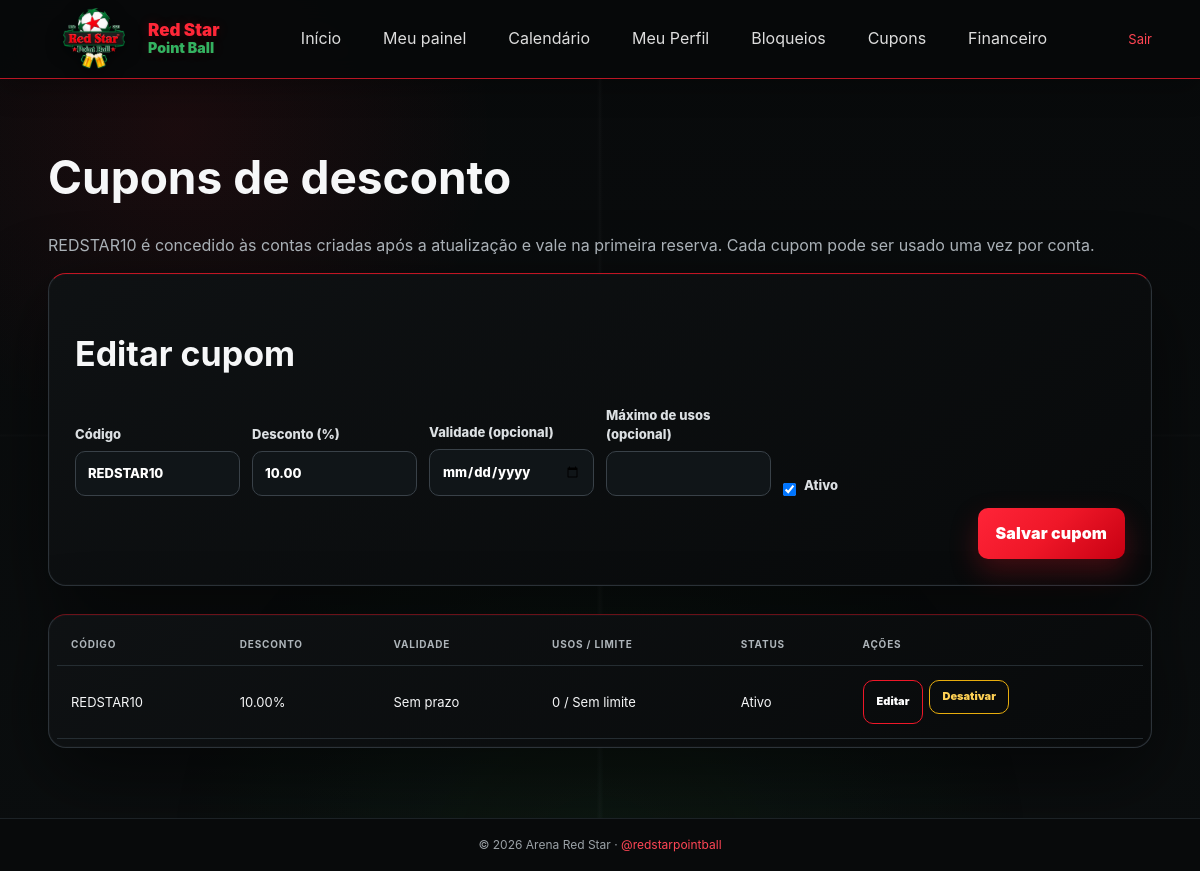
The app's page /cupons.php?editar=1 (signed in) with its own data.
### tables this page shows
CREATE TABLE IF NOT EXISTS cupons (
 id INT UNSIGNED AUTO_INCREMENT PRIMARY KEY,
 codigo VARCHAR(30) NOT NULL UNIQUE,
 porcentagem DECIMAL(5,2) NOT NULL,
 validade DATE NULL,
 max_usos INT UNSIGNED NULL,
 ativo TINYINT UNSIGNED NOT NULL DEFAULT 1,
 criado_em DATETIME DEFAULT CURRENT_TIMESTAMP,
 CHECK(porcentagem>0 AND porcentagem<=100)
);

### cupons.php (the view, shortened to what this page needs)
<?php
require_once 'app.php';auth(true);
$edit=query('SELECT * FROM cupons WHERE id=?',[(int)($_GET['editar']??0)])->fetch()?:[];$rows=query('SELECT c.*,(SELECT COUNT(*) FROM usos_cupons u WHERE u.cupom_id=c.id) usos FROM cupons c ORDER BY c.id DESC')->fetchAll();pageStart('Cupons'); ?>
<h1>Cupons de desconto</h1><p class="muted">REDSTAR10 é concedido às contas criadas após a atualização e vale na primeira reserva. Cada cupom pode ser usado uma vez por conta.</p><section class="admin-form-card"><h2><?=$edit?'Editar cupom':'Criar cupom'?></h2><form method="post" class="admin-form-grid"><?php csrfField();?><input type="hidden" name="id" value="<?=(int)($edit['id']??0)?>"><label>Código<input name="codigo" maxlength="30" value="<?=e($edit['codigo']??'')?>" required></label><label>Desconto (%)<input type="number" name="porcentagem" min="0.01" max="100" step="0.01" value="<?=e($edit['porcentagem']??'')?>" required></label><label>Validade (opcional)<input type="date" name="validade" value="<?=e($edit['validade']??'')?>"></label><label>Máximo de usos (opcional)<input type="number" min="1" max="2147483647" name="max_usos" value="<?=e($edit['max_usos']??'')?>"></label><label class="check-line"><input type="checkbox" name="ativo" <?=($edit['ativo']??1)?'checked':''?>> Ativo</label><button class="primary-btn">Salvar cupom</button></form></section>
<div class="table-card table-scroll"><table><thead><tr><th>Código</th><th>Desconto</th><th>Validade</th><th>Usos / limite</th><th>Status</th><th>Ações</th></tr></thead><tbody><?php foreach($rows as $r):?><tr><td><?=e($r['codigo'])?></td><td><?=e($r['porcentagem'])?>%</td><td><?=$r['validade']?date('d/m/Y',strtotime($r['validade'])):'Sem prazo'?></td><td><?=(int)$r['usos']?> / <?=e($r['max_usos']??'Sem limite')?></td><td><?=$r['ativo']?'Ativo':'Desativado'?></td><td><div class="action-set"><a class="outline-btn small" href="?editar=<?=(int)$r['id']?>">Editar</a><form method="post"><?php csrfField();?><input type="hidden" name="id" value="<?=(int)$r['id']?>"><button class="warning-outline small" name="acao" value="alternar"><?=$r['ativo']?'Desativar':'Ativar'?></button></form></div></td></tr><?php endforeach;?></tbody></table></div>

### style.css (style rules this page uses)
:root { --red:#ef1728;--red2:#b70716;--black:#060708;--panel:#0d1012;--panel2:#121619;--line:#283037;--text:#f6f7f8;--muted:#aab1b7;--green:#12b95a;--yellow:#f1b718;--radius:18px;--shadow:0 24px 70px rgba(0,0,0,.45) }
* { box-sizing:border-box }
html { scroll-behavior:smooth }
body { margin:0;font-family:Inter,Segoe UI,Arial,sans-serif;background:#080a0b;color:var(--text);line-height:1.45 }
a { color:inherit;text-decoration:none }
button,input,select { font:inherit }
button { cursor:pointer }
.muted { color:var(--muted) }
.auth-panel,.booking-card,.admin-form-card,.table-card { background:linear-gradient(145deg,rgba(15,18,20,.96),rgba(8,10,11,.98));border:1px solid #2c3339;border-top-color:rgba(239,23,40,.8);border-radius:var(--radius);box-shadow:var(--shadow) }
.form-stack label,.booking-grid label,.admin-form-grid label { font-size:13px;font-weight:800;color:#dce0e3 }
.form-stack input,.booking-grid input,.admin-form-grid input,.admin-form-grid select { width:100%;padding:13px;border-radius:10px;border:1px solid #394148;background:#101518;color:white;outline:none;margin-top:7px }
.check-line { display:flex;align-items:center;gap:8px }
.check-line input { width:auto;margin:0 }
.primary-btn,.outline-btn,.danger-outline,.success-outline,.warning-outline { border-radius:10px;font-weight:900;transition:.22s }
.primary-btn { border:0;background:linear-gradient(135deg,#ff2034,#d80719);color:white;padding:14px 18px;box-shadow:0 12px 28px rgba(239,23,40,.25) }
.outline-btn { display:block;text-align:center;border:1px solid var(--red);padding:13px;color:white }
.dashboard-page { background:radial-gradient(circle at 15% 15%,rgba(239,23,40,.08),transparent 25%),linear-gradient(#080a0b,#0b0e0f);min-height:100vh }
.table-card { padding:8px;overflow:hidden }
.table-scroll { overflow:auto }
table { width:100%;border-collapse:collapse;min-width:760px }
th,td { text-align:left;padding:14px;border-bottom:1px solid #252d32;font-size:13px }
th { font-size:10px;text-transform:uppercase;letter-spacing:.8px;color:#aeb5ba }
.danger-outline,.success-outline,.warning-outline { background:transparent;padding:8px 12px }
.warning-outline { border:1px solid #e7ad0d;color:#ffd154 }
.small { font-size:11px }
.admin-form-card { padding:24px;margin-bottom:28px }
.admin-form-grid { display:grid;grid-template-columns:repeat(6,1fr);gap:12px;align-items:end }
.admin-form-grid .primary-btn { grid-column:1/-1;justify-self:end }
.action-set { display:flex;gap:6px;flex-wrap:wrap }
.action-set form { margin:0 }
.auth-page::after, .dashboard-page::before { content:""; position:fixed; inset:0; pointer-events:none; z-index:0; background: linear-gradient(90deg, transparent 49.7%, rgba(255,255,255,.035) 50%, transparent 50.3%), linear-gradient(0deg, transparent 49.7%, rgba(255,255,255,.025) 50%, transparent 50.3%), radial-gradient(circle at 50% 100%, rgba(28,111,47,.15), transparent 42%); opacity:.75; }
.auth-panel,.booking-card,.admin-form-card,.table-card { box-shadow:0 26px 75px rgba(0,0,0,.52),0 0 0 1px rgba(255,255,255,.018) inset }
.primary-btn { background:linear-gradient(135deg,#ff2438 0%,#ef1728 48%,#c70012 100%);letter-spacing:.1px }
.table-card { border-top-color:rgba(239,23,40,.42) }
.content-page h1 { font-size:clamp(28px,4vw,46px);line-height:1.12 }
.content-page h2 { font-size:clamp(24px,3vw,34px) }
.content-page .admin-form-card { padding:26px;margin-bottom:28px }
.form-stack input,.form-stack textarea,.admin-form-grid input,.admin-form-grid select { width:100%;padding:12px;border:1px solid #394148;background:#101518;color:#fff;border-radius:10px;margin-top:7px }
.form-stack input[type=radio],.form-stack input[type=checkbox],.check-line input { width:auto }
.table-card { margin-top:20px }

### records on screen
cupons: codigo "REDSTAR10", porcentagem "10.00", ativo "☑", shows "Sem prazo", usos "0", max_usos "Sem limite", shows "Ativo", shows "Desativar"
